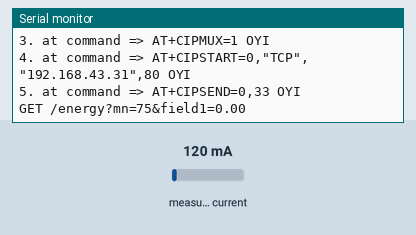
Recording of a sketch running on a simulated Arduino Uno, built with avr-gcc and run on an emulated ATmega328P. On the bench: the last lines printed to the serial monitor. Inputs (shaded band) come from the test bench; at power-on: measured current 120 mA. The modem accepts every AT command (registered, SIM ready, sends succeed) and sends nothing else.

Above: at 1.2 s.
1.3 s: measured current set to 500 mA
At 2.5 s:
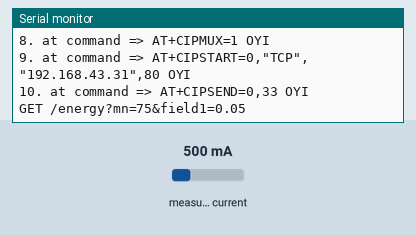
4.8 s: measured current set to 1000 mA
At 5.8 s:
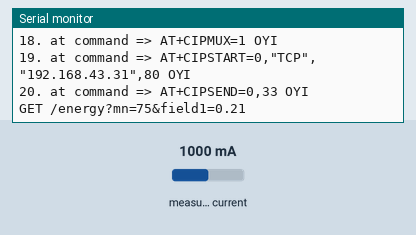
Timing chart, 0 to 7.8 s (numbered marks = the images above; inputs shaded):
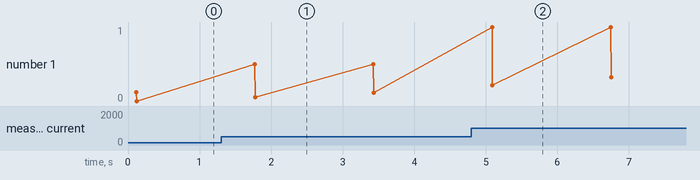

The sketch:

Arduino.ino
```cpp
#include <SoftwareSerial.h>
#define RX 10
#define TX 11
String AP = "deepak";       // CHANGE ME
String PASS = "22222222"; // CHANGE ME
String Mn = "75";   // CHANGE ME
String HOST = "192.168.43.31";
String PORT = "80";
String field = "field1";
int countTrueCommand;
int countTimeCommand;
boolean found = false;
int valSensor = 1;
SoftwareSerial esp8266(RX,TX);
#include "ACS712.h"
char watt[5];
ACS712 sensor(ACS712_20A, A0);
unsigned long last_time =0;
unsigned long current_time =0;
float Wh =0 ;


void setup() {

  Serial.begin(9600);
  esp8266.begin(115200);
  sendCommand("AT",5,"OK");
  sendCommand("AT+CWMODE=1",5,"OK");
  sendCommand("AT+CWJAP=\""+ AP +"\",\""+ PASS +"\"",20,"OK");
  sensor.calibrate();

}

void loop() {
  float V = 230;
  float I = sensor.getCurrentAC();
  if(I<=0.06)
  {
    I=0.00;
    }
  Serial.println(I);
  float P = V * I;
  last_time = current_time;
  current_time = millis();
  Wh = Wh+  P *(( current_time -last_time) /3600000.0) ;
   dtostrf(Wh, 4, 2, watt);
   Serial.println(watt);
 String getData = "GET /energy?mn="+ Mn +"&"+ field +"="+String(watt);
 sendCommand("AT+CIPMUX=1",5,"OK");
 sendCommand("AT+CIPSTART=0,\"TCP\",\""+ HOST +"\","+ PORT,5,"OK");
 sendCommand("AT+CIPSEND=0," +String(getData.length()+4),4,">");
 Serial.println(getData);
 esp8266.println(getData);delay(1500);countTrueCommand++;
 sendCommand("AT+CIPCLOSE=0",5,"OK");
}

void sendCommand(String command, int maxTime, char readReplay[]) {
  Serial.print(countTrueCommand);
  Serial.print(". at command => ");
  Serial.print(command);
  Serial.print(" ");
  while(countTimeCommand < (maxTime-3))
  {
    esp8266.println(command);//at+cipsend
    if(esp8266.find(readReplay))//ok
    {
      found = true;
      break;
    }

    countTimeCommand++;
  }

  if(found == true)
  {
    Serial.println("OYI");
    countTrueCommand++;
    countTimeCommand = 0;
  }

  if(found == false)
  {
    Serial.println("Fail");
    countTrueCommand = 0;
    countTimeCommand = 0;
  }

  found = false;
 }
```

Measured:
- after the input at 1.3 s, the serial monitor: prints a new line after 0.47 s (image 1)
- after the input at 4.8 s, the serial monitor: prints a new line after 0.29 s (image 2)
- plotted number 1: 0 → 0.11 after the input at 1.3 s, 0.11 → 0.85 after the input at 4.8 s
